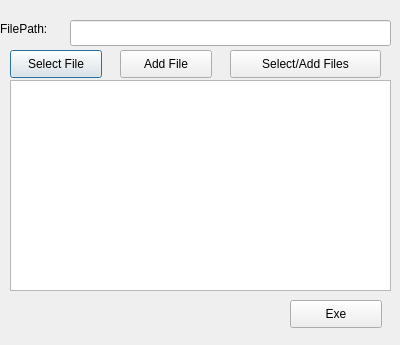
<?xml version="1.0" encoding="UTF-8"?>
<ui version="4.0">
 <class>Dialog</class>
 <widget class="QDialog" name="Dialog">
  <property name="geometry">
   <rect>
    <x>0</x>
    <y>0</y>
    <width>400</width>
    <height>345</height>
   </rect>
  </property>
  <property name="windowTitle">
   <string>Dialog</string>
  </property>
  <widget class="QLineEdit" name="lineEditFile">
   <property name="geometry">
    <rect>
     <x>70</x>
     <y>20</y>
     <width>321</width>
     <height>26</height>
    </rect>
   </property>
  </widget>
  <widget class="QLabel" name="label">
   <property name="geometry">
    <rect>
     <x>0</x>
     <y>20</y>
     <width>62</width>
     <height>18</height>
    </rect>
   </property>
   <property name="text">
    <string>FilePath:</string>
   </property>
  </widget>
  <widget class="QPushButton" name="pushButSelect">
   <property name="geometry">
    <rect>
     <x>10</x>
     <y>50</y>
     <width>92</width>
     <height>28</height>
    </rect>
   </property>
   <property name="text">
    <string>Select File</string>
   </property>
  </widget>
  <widget class="QPushButton" name="pushButAdd">
   <property name="geometry">
    <rect>
     <x>120</x>
     <y>50</y>
     <width>92</width>
     <height>28</height>
    </rect>
   </property>
   <property name="text">
    <string>Add File</string>
   </property>
  </widget>
  <widget class="QListWidget" name="listWidgetFile">
   <property name="geometry">
    <rect>
     <x>10</x>
     <y>80</y>
     <width>381</width>
     <height>211</height>
    </rect>
   </property>
  </widget>
  <widget class="QPushButton" name="pushButExe">
   <property name="geometry">
    <rect>
     <x>290</x>
     <y>300</y>
     <width>92</width>
     <height>28</height>
    </rect>
   </property>
   <property name="text">
    <string>Exe</string>
   </property>
  </widget>
  <widget class="QPushButton" name="pushButSelectAdd">
   <property name="geometry">
    <rect>
     <x>230</x>
     <y>50</y>
     <width>151</width>
     <height>28</height>
    </rect>
   </property>
   <property name="text">
    <string>Select/Add Files</string>
   </property>
  </widget>
 </widget>
 <resources/>
 <connections>
  <connection>
   <sender>pushButSelect</sender>
   <signal>clicked()</signal>
   <receiver>Dialog</receiver>
   <slot>slotSelect()</slot>
   <hints>
    <hint type="sourcelabel">
     <x>62</x>
     <y>58</y>
    </hint>
    <hint type="destinationlabel">
     <x>95</x>
     <y>0</y>
    </hint>
   </hints>
  </connection>
  <connection>
   <sender>pushButAdd</sender>
   <signal>clicked()</signal>
   <receiver>Dialog</receiver>
   <slot>slotAdd()</slot>
   <hints>
    <hint type="sourcelabel">
     <x>190</x>
     <y>69</y>
    </hint>
    <hint type="destinationlabel">
     <x>336</x>
     <y>55</y>
    </hint>
   </hints>
  </connection>
  <connection>
   <sender>pushButExe</sender>
   <signal>clicked()</signal>
   <receiver>Dialog</receiver>
   <slot>slotExe()</slot>
   <hints>
    <hint type="sourcelabel">
     <x>335</x>
     <y>313</y>
    </hint>
    <hint type="destinationlabel">
     <x>199</x>
     <y>172</y>
    </hint>
   </hints>
  </connection>
  <connection>
   <sender>pushButSelectAdd</sender>
   <signal>clicked()</signal>
   <receiver>Dialog</receiver>
   <slot>slotSelectAdd()</slot>
   <hints>
    <hint type="sourcelabel">
     <x>305</x>
     <y>63</y>
    </hint>
    <hint type="destinationlabel">
     <x>199</x>
     <y>172</y>
    </hint>
   </hints>
  </connection>
 </connections>
 <slots>
  <slot>slotAdd()</slot>
  <slot>slotExe()</slot>
  <slot>slotSelect()</slot>
  <slot>slotSelectAdd()</slot>
 </slots>
</ui>
